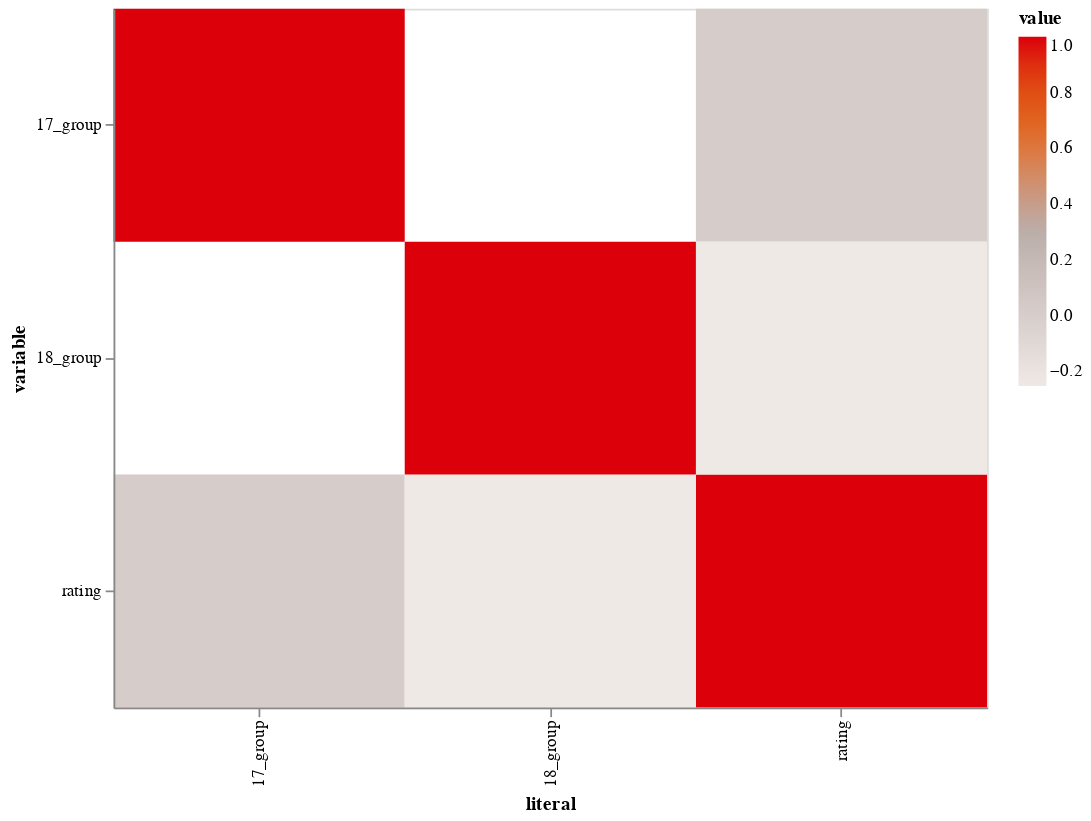

The notebook cell this image was saved under:
### Code cell
display(
    corrmat.plot.rect(
        x="literal:O",
        y="variable:O",
        # use the plotly theme
        # if not wanted, just write `color="value:Q"` instead
        color=alt.Color("value:Q", scale=alt.Scale(scheme="lightgreyred")),
    ).properties(width=500, height=400)
)

### Figure 1 — Vega-Lite specification as saved in the notebook (floating-point values rounded to 4 significant figures)
{"config": {"view": {"continuousWidth": 300, "continuousHeight": 300}}, "data": {"name": "data-26a3eeb087f9603093ce301d37b12b07"}, "mark": {"type": "rect", "tooltip": true}, "encoding": {"color": {"field": "value", "scale": {"scheme": "lightgreyred"}, "type": "quantitative"}, "x": {"field": "literal", "type": "ordinal"}, "y": {"field": "variable", "type": "ordinal"}}, "height": 400, "params": [{"name": "param_1", "select": {"type": "interval", "encodings": ["x", "y"]}, "bind": "scales"}], "width": 500, "$schema": "https://vega.github.io/schema/vega-lite/v5.20.1.json", "datasets": {"data-26a3eeb087f9603093ce301d37b12b07": [{"literal": "rating", "variable": "rating", "value": 1.0}, {"literal": "17_group", "variable": "rating", "value": 0.01361}, {"literal": "18_group", "variable": "rating", "value": -0.2536}, {"literal": "rating", "variable": "17_group", "value": 0.01361}, {"literal": "17_group", "variable": "17_group", "value": 1.0}, {"literal": "18_group", "variable": "17_group", "value": null}, {"literal": "rating", "variable": "18_group", "value": -0.2536}, {"literal": "17_group", "variable": "18_group", "value": null}, {"literal": "18_group", "variable": "18_group", "value": 1.0}]}}
